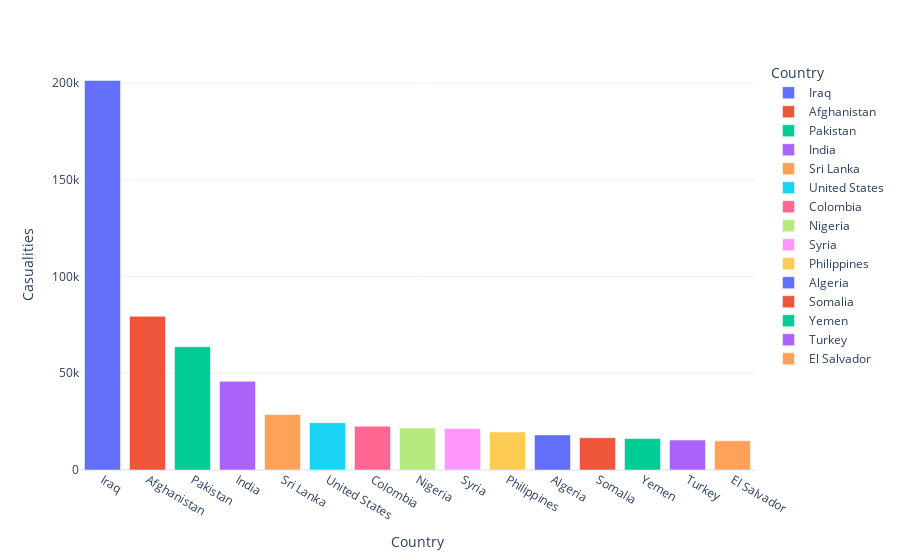

Notebook code cell kept with this figure:
### Markdown cell above
![3.PNG](attachment:3.PNG)

### Code cell
# Observation
# Iraq, again the highest followed by Pakistan, Afganistan and India.

# Counting the Total Number of Casualities in each Country.
plt.figure(figsize=(12, 6))
cas_count= dataset.groupby("Country").Casualities.sum().to_frame().reset_index().sort_values("Casualities", ascending=False)[:15]
px.bar(data_frame=cas_count,x = 'Country',y = 'Casualities',color='Country',template='plotly_white')

### Figure 1 — Plotly figure (JSON) as saved in the notebook; plotly's stock layout.template omitted (floating-point values rounded to 4 significant figures)
{"data": [{"alignmentgroup": "True", "hovertemplate": "Country=%{x}<br>Casualities=%{y}<extra></extra>", "legendgroup": "Iraq", "marker": {"color": "#636efa", "pattern": {"shape": ""}}, "name": "Iraq", "offsetgroup": "Iraq", "orientation": "v", "showlegend": true, "textposition": "auto", "type": "bar", "x": ["Iraq"], "xaxis": "x", "y": [201336], "yaxis": "y"}, {"alignmentgroup": "True", "hovertemplate": "Country=%{x}<br>Casualities=%{y}<extra></extra>", "legendgroup": "Afghanistan", "marker": {"color": "#EF553B", "pattern": {"shape": ""}}, "name": "Afghanistan", "offsetgroup": "Afghanistan", "orientation": "v", "showlegend": true, "textposition": "auto", "type": "bar", "x": ["Afghanistan"], "xaxis": "x", "y": [79446], "yaxis": "y"}, {"alignmentgroup": "True", "hovertemplate": "Country=%{x}<br>Casualities=%{y}<extra></extra>", "legendgroup": "Pakistan", "marker": {"color": "#00cc96", "pattern": {"shape": ""}}, "name": "Pakistan", "offsetgroup": "Pakistan", "orientation": "v", "showlegend": true, "textposition": "auto", "type": "bar", "x": ["Pakistan"], "xaxis": "x", "y": [63725], "yaxis": "y"}, {"alignmentgroup": "True", "hovertemplate": "Country=%{x}<br>Casualities=%{y}<extra></extra>", "legendgroup": "India", "marker": {"color": "#ab63fa", "pattern": {"shape": ""}}, "name": "India", "offsetgroup": "India", "orientation": "v", "showlegend": true, "textposition": "auto", "type": "bar", "x": ["India"], "xaxis": "x", "y": [45823], "yaxis": "y"}, {"alignmentgroup": "True", "hovertemplate": "Country=%{x}<br>Casualities=%{y}<extra></extra>", "legendgroup": "Sri Lanka", "marker": {"color": "#FFA15A", "pattern": {"shape": ""}}, "name": "Sri Lanka", "offsetgroup": "Sri Lanka", "orientation": "v", "showlegend": true, "textposition": "auto", "type": "bar", "x": ["Sri Lanka"], "xaxis": "x", "y": [28649], "yaxis": "y"}, {"alignmentgroup": "True", "hovertemplate": "Country=%{x}<br>Casualities=%{y}<extra></extra>", "legendgroup": "United States", "marker": {"color": "#19d3f3", "pattern": {"shape": ""}}, "name": "United States", "offsetgroup": "United States", "orientation": "v", "showlegend": true, "textposition": "auto", "type": "bar", "x": ["United States"], "xaxis": "x", "y": [24462], "yaxis": "y"}, {"alignmentgroup": "True", "hovertemplate": "Country=%{x}<br>Casualities=%{y}<extra></extra>", "legendgroup": "Colombia", "marker": {"color": "#FF6692", "pattern": {"shape": ""}}, "name": "Colombia", "offsetgroup": "Colombia", "orientation": "v", "showlegend": true, "textposition": "auto", "type": "bar", "x": ["Colombia"], "xaxis": "x", "y": [22637], "yaxis": "y"}, {"alignmentgroup": "True", "hovertemplate": "Country=%{x}<br>Casualities=%{y}<extra></extra>", "legendgroup": "Nigeria", "marker": {"color": "#B6E880", "pattern": {"shape": ""}}, "name": "Nigeria", "offsetgroup": "Nigeria", "orientation": "v", "showlegend": true, "textposition": "auto", "type": "bar", "x": ["Nigeria"], "xaxis": "x", "y": [21681], "yaxis": "y"}, {"alignmentgroup": "True", "hovertemplate": "Country=%{x}<br>Casualities=%{y}<extra></extra>", "legendgroup": "Syria", "marker": {"color": "#FF97FF", "pattern": {"shape": ""}}, "name": "Syria", "offsetgroup": "Syria", "orientation": "v", "showlegend": true, "textposition": "auto", "type": "bar", "x": ["Syria"], "xaxis": "x", "y": [21474], "yaxis": "y"}, {"alignmentgroup": "True", "hovertemplate": "Country=%{x}<br>Casualities=%{y}<extra></extra>", "legendgroup": "Philippines", "marker": {"color": "#FECB52", "pattern": {"shape": ""}}, "name": "Philippines", "offsetgroup": "Philippines", "orientation": "v", "showlegend": true, "textposition": "auto", "type": "bar", "x": ["Philippines"], "xaxis": "x", "y": [19634], "yaxis": "y"}, {"alignmentgroup": "True", "hovertemplate": "Country=%{x}<br>Casualities=%{y}<extra></extra>", "legendgroup": "Algeria", "marker": {"color": "#636efa", "pattern": {"shape": ""}}, "name": "Algeria", "offsetgroup": "Algeria", "orientation": "v", "showlegend": true, "textposition": "auto", "type": "bar", "x": ["Algeria"], "xaxis": "x", "y": [18148], "yaxis": "y"}, {"alignmentgroup": "True", "hovertemplate": "Country=%{x}<br>Casualities=%{y}<extra></extra>", "legendgroup": "Somalia", "marker": {"color": "#EF553B", "pattern": {"shape": ""}}, "name": "Somalia", "offsetgroup": "Somalia", "orientation": "v", "showlegend": true, "textposition": "auto", "type": "bar", "x": ["Somalia"], "xaxis": "x", "y": [16666], "yaxis": "y"}, {"alignmentgroup": "True", "hovertemplate": "Country=%{x}<br>Casualities=%{y}<extra></extra>", "legendgroup": "Yemen", "marker": {"color": "#00cc96", "pattern": {"shape": ""}}, "name": "Yemen", "offsetgroup": "Yemen", "orientation": "v", "showlegend": true, "textposition": "auto", "type": "bar", "x": ["Yemen"], "xaxis": "x", "y": [16249], "yaxis": "y"}, {"alignmentgroup": "True", "hovertemplate": "Country=%{x}<br>Casualities=%{y}<extra></extra>", "legendgroup": "Turkey", "marker": {"color": "#ab63fa", "pattern": {"shape": ""}}, "name": "Turkey", "offsetgroup": "Turkey", "orientation": "v", "showlegend": true, "textposition": "auto", "type": "bar", "x": ["Turkey"], "xaxis": "x", "y": [15486], "yaxis": "y"}, {"alignmentgroup": "True", "hovertemplate": "Country=%{x}<br>Casualities=%{y}<extra></extra>", "legendgroup": "El Salvador", "marker": {"color": "#FFA15A", "pattern": {"shape": ""}}, "name": "El Salvador", "offsetgroup": "El Salvador", "orientation": "v", "showlegend": true, "textposition": "auto", "type": "bar", "x": ["El Salvador"], "xaxis": "x", "y": [15069], "yaxis": "y"}], "layout": {"barmode": "relative", "legend": {"title": {"text": "Country"}, "tracegroupgap": 0}, "margin": {"t": 60}, "xaxis": {"anchor": "y", "categoryarray": ["Iraq", "Afghanistan", "Pakistan", "India", "Sri Lanka", "United States", "Colombia", "Nigeria", "Syria", "Philippines", "Algeria", "Somalia", "Yemen", "Turkey", "El Salvador"], "categoryorder": "array", "domain": [0, 1], "title": {"text": "Country"}}, "yaxis": {"anchor": "x", "domain": [0, 1], "title": {"text": "Casualities"}}}}
